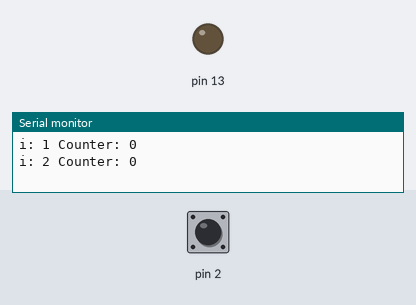
A sketch run on a simulated Arduino Uno, built with avr-gcc and run on an emulated ATmega328P. Shown: output pins drawn as LEDs (lit = HIGH), the last lines printed to the serial monitor. Dashed ring = blinking. The test bench sets the inputs (shaded band); at power-on: pin 2 HIGH.

Above: at 1.2 s.
1.3 s: pin 2 pulled LOW for 0.15 s
At 3.7 s:
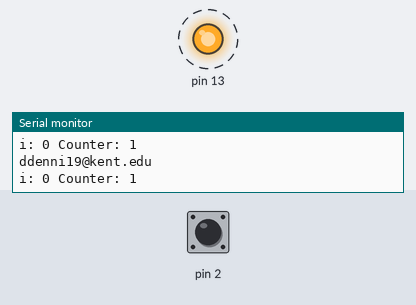
Timing chart, 0 to 10.4 s (numbered marks = the images above; inputs shaded):
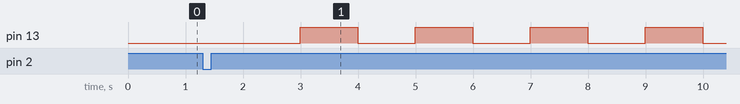

Measured:
- after the input at 1.3 s, pin 13: alternates HIGH for 1.0 s and LOW for 1.0 s, starting after 1.7 s

The sketch:

Project_3_part_2_Dylan_Dennison.ino
```cpp
//Dylan Dennison
//Project 3 part 2
// 11/1/21


#define BIT0_MASK 0x01; // b 0000 0001
#define BIT2_MASK 0x04; // b 0000 0100
#define BIT7_MASK 0x80; // b 1000 0000

int counter = 0; // for timer counter
int i = 0; // keeps track of 1 second iterations
bool flag = false; // flag to switch between on and off
unsigned char *portB;// for internal LED

void setup() {
Serial.begin(9600);

   unsigned char *portD; // for input
 portD = (unsigned char *) 0x2B;
 // Enable the pull-up resistor on PD2 using the Port D
 // Data Register (PORTD)
 *portD |= BIT2_MASK; // b 0000 0100

 // Configure external interrupt 0 to generate an interrupt request on any
 // logical change using External Interrupt Control Register A (EICRA)
 unsigned char *AT328_EICRA;
 AT328_EICRA = (unsigned char *) 0x69;
 *AT328_EICRA |= BIT0_MASK; // b 0000 0001 --> b xxxx xx11 --> Any change for INT 0

 // Enable external interrupt 0 using the External Interrupt Mask Register
 // (EIMSK)
 unsigned char *AT328_EIMSK;
 AT328_EIMSK = (unsigned char *) 0x3D;
 *AT328_EIMSK |= BIT0_MASK; // b 0000 0001 --> b xxxx xxx1 --> INT0 enable

  unsigned char *portDDRB; // for enternal LED
  portDDRB = (unsigned char *) 0x24;

  portB = (unsigned char *) 0x25;

  unsigned char *TCCR1A_ESP;
  TCCR1A_ESP = (unsigned char *) 0x80;
  unsigned char *TCCR1B_ESP;
  TCCR1B_ESP = (unsigned char *) 0x81;
  unsigned char *TCNT1H_ESP;
  TCNT1H_ESP = (unsigned char *) 0x85;
  unsigned char *TCNT1L_ESP;
  TCNT1L_ESP = (unsigned char *) 0x84;
  unsigned char *OCR1AH_ESP;
  OCR1AH_ESP = (unsigned char *) 0x89;
  unsigned char *OCR1AL_ESP;
  OCR1AL_ESP = (unsigned char *) 0x88;
  unsigned char *TIMSK1_ESP;
  TIMSK1_ESP = (unsigned char *) 0x6F;

  *portDDRB = 0x20;

  *TCCR1A_ESP = 0x00;
  *TCCR1B_ESP = 0x00;
  *TCNT1H_ESP = 0x00;
  *TCNT1L_ESP = 0x00;

  *OCR1AH_ESP = 0xF4; // setting top to 1 second real time
  *OCR1AL_ESP = 0x00;

  *TCCR1B_ESP |= 0x0C; // setting to ctc
  *TIMSK1_ESP |= 0x02;  // enable timer compare interrupt

// Enable interrupts using SREG
 unsigned char *ptrSREG;
 ptrSREG = (unsigned char *) 0x5F;
 *ptrSREG |= BIT7_MASK; // b 1000 0000 == 0x80 --> b 1xxx xxxx

}

ISR(TIMER1_COMPA_vect) { // timer interrupt funciton

if(flag == true) {
  *portB |= 0x20; // turn LED on
  //Serial.println("on");
  i++;
  //Serial.println("increment i on ON");
  if(i == counter){
  flag = false; //switch back to off
  i = 0; // reset time increment
  Serial.println("ddenni19@kent.edu");
  }
  Serial.print("i: "); Serial.print(i); Serial.print(" Counter: "); Serial.println(counter);
}
else {
  *portB &= ~0x20; // turn LED off
  //Serial.println("off");
  i++;
  //Serial.println("increment i on OFF");
  if(i == counter) {
  flag = true; // go back to on
  i = 0; // reset time increment
  Serial.println("ddenni19@kent.edu");

  }
 Serial.print("i: "); Serial.print(i); Serial.print(" Counter: "); Serial.println(counter);
}


}

ISR(INT0_vect){ //button interrupt function
    unsigned char *portPinD; // for input pin
 portPinD = (unsigned char *) 0x29; //assigning pin value

if (*portPinD & 0x04){ // if button press is dectected. Helps with not having multiple button hits with one press
    counter++; // increment counter ex: 1 sec -> 2 sec delay
    i = 0; // reset time increment
    //Serial.println("increment timer");

    if(counter == 5){
      //Serial.println("timer overflow");
      counter = 1; // resent timer
      i = 0; //reset time increment
    }

}


}

void loop() {
  // put your main code here, to run repeatedly:

}
```
